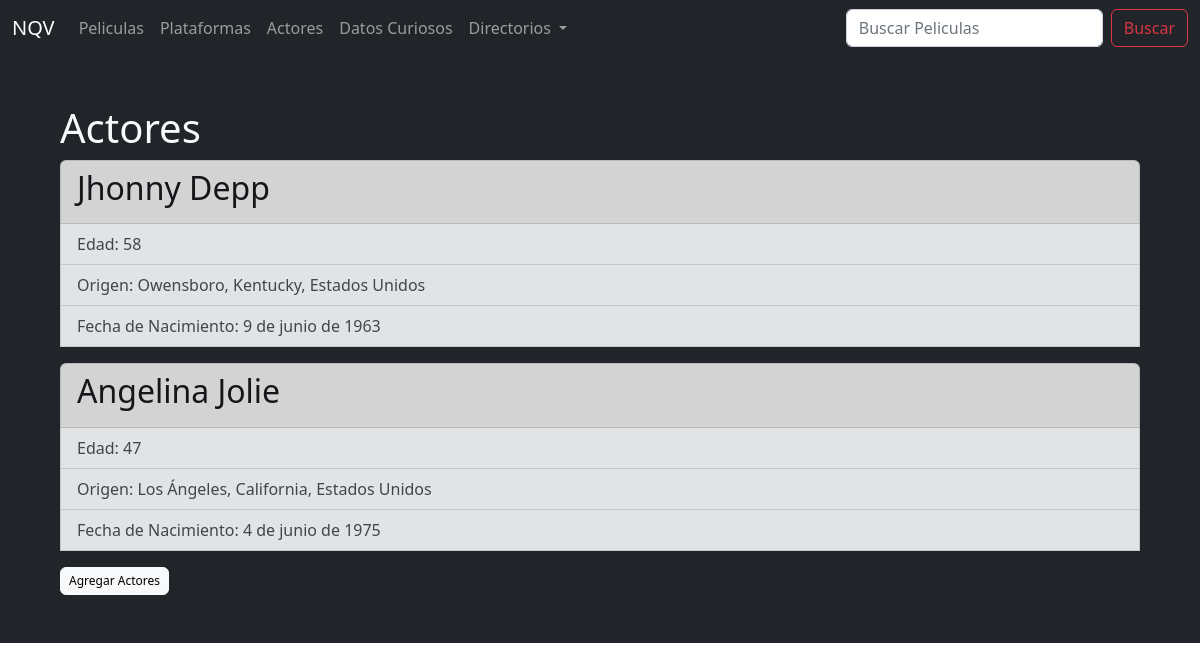
The app's page /AppNQV/actores, older data.
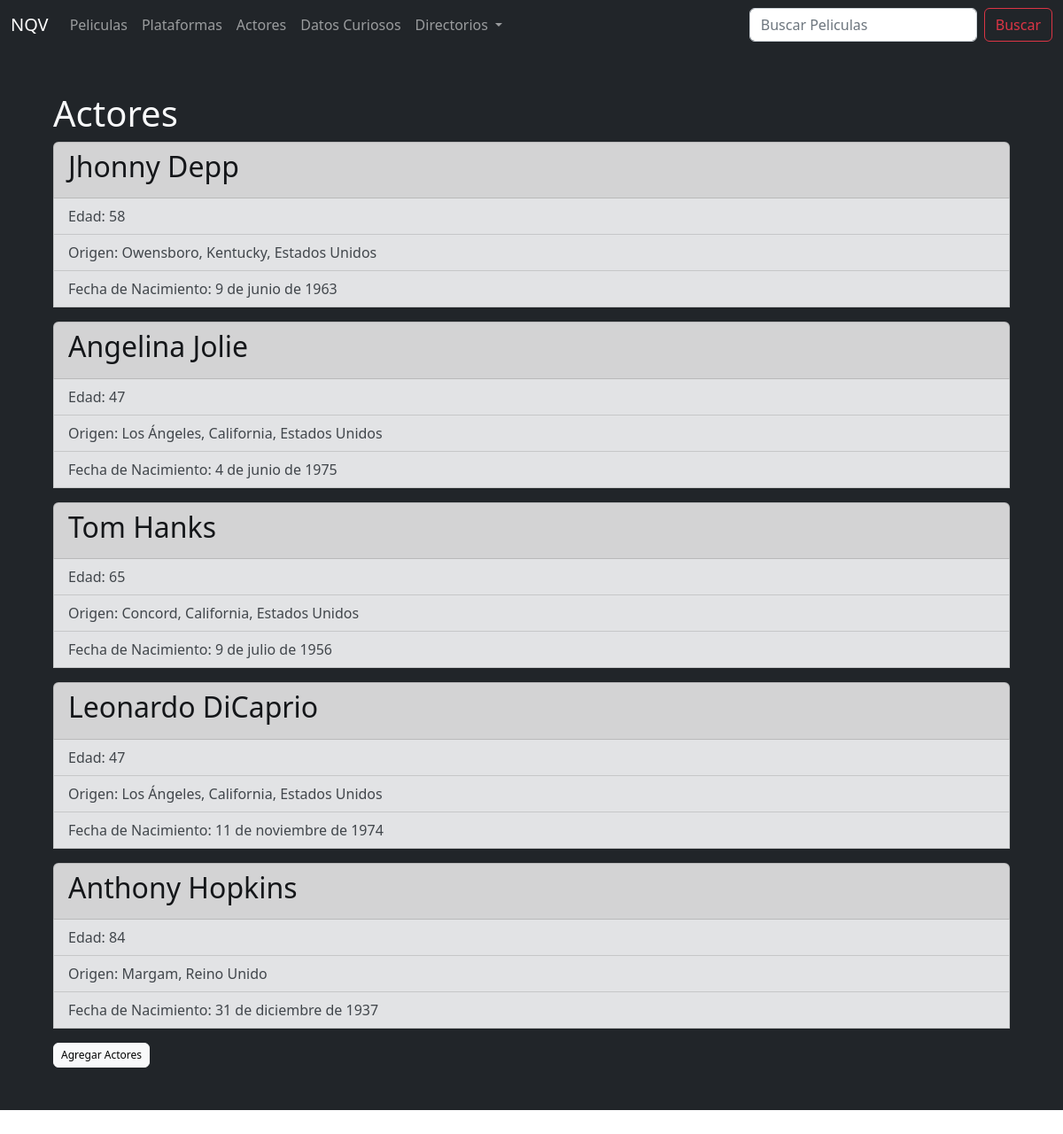
The same page, newer data.
### AppNQV/models.py (models this page shows)
class Actores(models.Model):
    nombre= models.CharField(max_length=40,blank=True, null=True)
    apellido= models.CharField(max_length=40, blank=True, null=True)
    edad= models.IntegerField(blank=True, null=True)
    origen= models.CharField(max_length=40, blank=True, null=True)
    fechaDeNacimiento= models.DateField(blank=True, null=True)
    class Meta:
        verbose_name= 'actor'
        verbose_name_plural= 'actores'

### AppNQV/views.py (the view)
# urls.py: path('actores', views.actores),#listado actores
def actores(request):
    actores= Actores.objects.all()
    context = {'actores': actores}
    return render (request,'actores.html', context=context)

### AppNQV/templates/actores.html (shortened to what this page needs)
{% extends "padre.html" %}
{% load static %}
{% block contenidoQueCambia %}
<section class="bg-dark text-light p-5 ">
    <div class="container">
        <div>
            <div>
                <h1>Actores</h1>
            </div>
            {% for actor in actores %}
            <ul class="list-group">
                <li class="list-group-item list-group-item-dark"><h2>{{actor.nombre}} {{actor.apellido}}</h2></li>
                <li class="list-group-item list-group-item-secondary">Edad: {{actor.edad}}</li>
                <li class="list-group-item list-group-item-secondary">Origen: {{actor.origen}} </li>
                <li class="list-group-item list-group-item-secondary">Fecha de Nacimiento: {{actor.fechaDeNacimiento}} </li>
            </ul>
            {% endfor %}
        </div>
        <a href="/AppNQV/actoresFormulario" button type="button" class="btn btn-light"
            style="--bs-btn-padding-y: .25rem; --bs-btn-padding-x: .5rem; --bs-btn-font-size: .75rem;">
            Agregar Actores
        </a>
    </div>
</section>
{% endblock %}

### AppNQV/templates/padre.html (shortened to what this page needs)
<!DOCTYPE html>
<html lang="en">
<head>
    <link href="https://cdn.jsdelivr.net/npm/bootstrap@5.2.0-beta1/dist/css/bootstrap.min.css" rel="stylesheet">
</head>
<body>
    <nav class="navbar navbar-expand-lg bg-dark navbar-dark">
        <div class="container-fluid">
            <a class="navbar-brand" href="/AppNQV/home">NQV</a>
            <div class="collapse navbar-collapse" id="navbarScroll">
                <ul class="navbar-nav me-auto my-2 my-lg-0 navbar-nav-scroll" style="--bs-scroll-height: 100px;">
                    <li class="nav-item">
                        <a class="nav-link" href="/AppNQV/peliculas">Peliculas</a>
                    </li>
                    <li class="nav-item">
                        <a class="nav-link" href="/AppNQV/plataformas">Plataformas</a>
                    </li>
                    <li class="nav-item">
                        <a class="nav-link" href="/AppNQV/actores">Actores</a>
                    </li>
                    <li class="nav-item">
                        <a class="nav-link" href="/AppNQV/datosCuriosos">Datos Curiosos</a>
                    </li>
                    <li class="nav-item dropdown">
                        <a class="nav-link dropdown-toggle" href="#" id="navbarScrollingDropdown" role="button"
                            data-bs-toggle="dropdown" aria-expanded="false">
                            Directorios
                        </a>
                    </li>
                </ul>
                <form class="d-flex" role="search" action="/AppNQV/busqueda" method="GET">
                    <input class="form-control me-2" type="text" placeholder="Buscar Peliculas" name='search' aria-label="search">
                    <button class="btn btn-outline-danger" type="submit">Buscar</button>
                </form>
            </div>
        </div>
    </nav>
    {% block contenidoQueCambia %}{% endblock %}
<section class= "bg-red-700 text light p-5">
</section>
</body>
</html>

Row changes from the older to the newer data that the page shows:
added Actores: nombre "Tom", apellido "Hanks", edad "65", origen "Concord, California, Estados Unidos", fechaDeNacimiento "9 de julio de 1956"
added Actores: nombre "Leonardo", apellido "DiCaprio", edad "47", origen "Los Ángeles, California, Estados Unidos", fechaDeNacimiento "11 de noviembre de 1974"
added Actores: nombre "Anthony", apellido "Hopkins", edad "84", origen "Margam, Reino Unido", fechaDeNacimiento "31 de diciembre de 1937"
